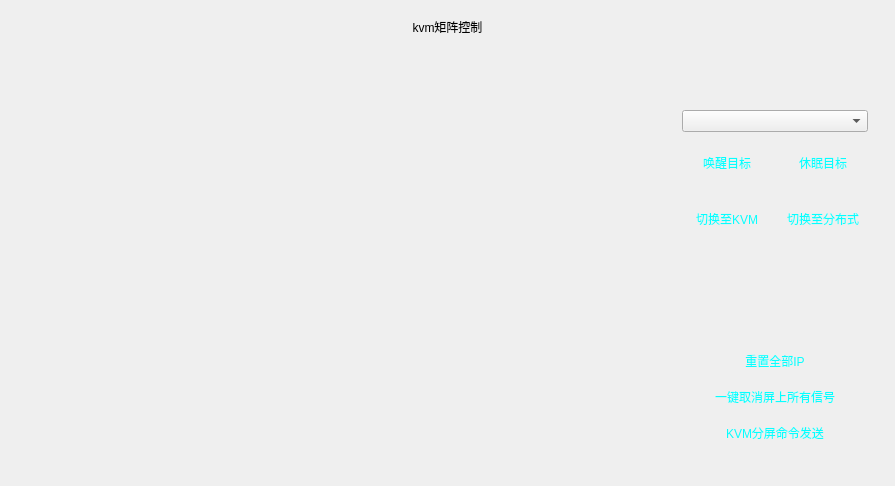
<?xml version="1.0" encoding="UTF-8"?>
<ui version="4.0">
 <class>KvmMatrix</class>
 <widget class="QWidget" name="KvmMatrix">
  <property name="geometry">
   <rect>
    <x>0</x>
    <y>0</y>
    <width>895</width>
    <height>486</height>
   </rect>
  </property>
  <property name="windowTitle">
   <string>KvmMatrix</string>
  </property>
  <layout class="QVBoxLayout" name="verticalLayout_4">
   <property name="leftMargin">
    <number>0</number>
   </property>
   <property name="topMargin">
    <number>0</number>
   </property>
   <property name="rightMargin">
    <number>0</number>
   </property>
   <property name="bottomMargin">
    <number>0</number>
   </property>
   <item>
    <widget class="QWidget" name="widget" native="true">
     <layout class="QVBoxLayout" name="verticalLayout_3">
      <item>
       <widget class="QWidget" name="widget_2" native="true">
        <property name="styleSheet">
         <string notr="true">font: 16pt &quot;Agency FB&quot;;</string>
        </property>
        <layout class="QHBoxLayout" name="horizontalLayout_5">
         <item>
          <widget class="QLabel" name="label">
           <property name="text">
            <string>kvm矩阵控制</string>
           </property>
           <property name="alignment">
            <set>Qt::AlignCenter</set>
           </property>
          </widget>
         </item>
        </layout>
       </widget>
      </item>
      <item>
       <widget class="QWidget" name="widget_4" native="true">
        <property name="styleSheet">
         <string notr="true">QWidget#widget_control{border-image: url(:/new/prefix1/other/image/ScienceImage/Jiedian_Jiance.png);}</string>
        </property>
        <layout class="QHBoxLayout" name="horizontalLayout_6" stretch="7,1">
         <item>
          <widget class="QWidget" name="segmentation_widget" native="true">
           <layout class="QVBoxLayout" name="verticalLayout">
            <property name="spacing">
             <number>20</number>
            </property>
            <property name="leftMargin">
             <number>30</number>
            </property>
            <property name="topMargin">
             <number>5</number>
            </property>
            <property name="rightMargin">
             <number>30</number>
            </property>
            <property name="bottomMargin">
             <number>5</number>
            </property>
            <item>
             <widget class="QWidget" name="widget_5" native="true">
              <layout class="QHBoxLayout" name="horizontalLayout">
               <property name="spacing">
                <number>40</number>
               </property>
               <property name="leftMargin">
                <number>0</number>
               </property>
               <property name="topMargin">
                <number>0</number>
               </property>
               <property name="rightMargin">
                <number>0</number>
               </property>
               <property name="bottomMargin">
                <number>0</number>
               </property>
               <item>
                <widget class="AcceptWid" name="matixwidget_1" native="true"/>
               </item>
               <item>
                <widget class="AcceptWid" name="matixwidget_2" native="true"/>
               </item>
               <item>
                <widget class="AcceptWid" name="matixwidget_3" native="true"/>
               </item>
               <item>
                <widget class="AcceptWid" name="matixwidget_4" native="true"/>
               </item>
              </layout>
             </widget>
            </item>
            <item>
             <widget class="QWidget" name="widget_6" native="true">
              <layout class="QHBoxLayout" name="horizontalLayout_2">
               <property name="spacing">
                <number>40</number>
               </property>
               <property name="leftMargin">
                <number>0</number>
               </property>
               <property name="topMargin">
                <number>0</number>
               </property>
               <property name="rightMargin">
                <number>0</number>
               </property>
               <property name="bottomMargin">
                <number>0</number>
               </property>
               <item>
                <widget class="AcceptWid" name="matixwidget_5" native="true"/>
               </item>
               <item>
                <widget class="AcceptWid" name="matixwidget_6" native="true"/>
               </item>
               <item>
                <widget class="AcceptWid" name="matixwidget_7" native="true"/>
               </item>
               <item>
                <widget class="AcceptWid" name="matixwidget_8" native="true"/>
               </item>
              </layout>
             </widget>
            </item>
            <item>
             <widget class="QWidget" name="widget_7" native="true">
              <layout class="QHBoxLayout" name="horizontalLayout_3">
               <property name="spacing">
                <number>40</number>
               </property>
               <property name="leftMargin">
                <number>0</number>
               </property>
               <property name="topMargin">
                <number>0</number>
               </property>
               <property name="rightMargin">
                <number>0</number>
               </property>
               <property name="bottomMargin">
                <number>0</number>
               </property>
               <item>
                <widget class="AcceptWid" name="matixwidget_9" native="true"/>
               </item>
               <item>
                <widget class="AcceptWid" name="matixwidget_10" native="true"/>
               </item>
               <item>
                <widget class="AcceptWid" name="matixwidget_11" native="true"/>
               </item>
               <item>
                <widget class="AcceptWid" name="matixwidget_12" native="true"/>
               </item>
              </layout>
             </widget>
            </item>
            <item>
             <widget class="QWidget" name="widget_8" native="true">
              <layout class="QHBoxLayout" name="horizontalLayout_4">
               <property name="spacing">
                <number>40</number>
               </property>
               <property name="leftMargin">
                <number>0</number>
               </property>
               <property name="topMargin">
                <number>0</number>
               </property>
               <property name="rightMargin">
                <number>0</number>
               </property>
               <property name="bottomMargin">
                <number>0</number>
               </property>
               <item>
                <widget class="AcceptWid" name="matixwidget_13" native="true"/>
               </item>
               <item>
                <widget class="AcceptWid" name="matixwidget_14" native="true"/>
               </item>
               <item>
                <widget class="AcceptWid" name="matixwidget_15" native="true"/>
               </item>
               <item>
                <widget class="AcceptWid" name="matixwidget_16" native="true"/>
               </item>
              </layout>
             </widget>
            </item>
           </layout>
          </widget>
         </item>
         <item>
          <widget class="QWidget" name="widget_control" native="true">
           <layout class="QVBoxLayout" name="verticalLayout_2">
            <property name="topMargin">
             <number>50</number>
            </property>
            <property name="bottomMargin">
             <number>20</number>
            </property>
            <item>
             <widget class="QComboBox" name="comboBox"/>
            </item>
            <item>
             <widget class="QWidget" name="widget_9" native="true">
              <property name="minimumSize">
               <size>
                <width>0</width>
                <height>50</height>
               </size>
              </property>
              <layout class="QHBoxLayout" name="horizontalLayout_7">
               <property name="leftMargin">
                <number>0</number>
               </property>
               <property name="topMargin">
                <number>0</number>
               </property>
               <property name="rightMargin">
                <number>0</number>
               </property>
               <property name="bottomMargin">
                <number>0</number>
               </property>
               <item>
                <widget class="QPushButton" name="pushButton">
                 <property name="styleSheet">
                  <string notr="true"> QPushButton{
	background:transparent;
	font-family:&quot;Microsoft YaHei&quot;;
	font-size:12px;
	
	border:0 px;
	min-height:30px;
	min-width:90px;
	border-image:url(:/new/prefix1/other/image/ScienceImage/_YingGuang.png);
color:#06FFFF;
}
 QPushButton:pressed{
	background:transparent;
	border-image:url(:/new/prefix1/other/image/ScienceImage/_YingGuang_Pressed.png);
}</string>
                 </property>
                 <property name="text">
                  <string>唤醒目标</string>
                 </property>
                </widget>
               </item>
               <item>
                <widget class="QPushButton" name="pushButton_sleep">
                 <property name="styleSheet">
                  <string notr="true"> QPushButton{
	background:transparent;
	font-family:&quot;Microsoft YaHei&quot;;
	font-size:12px;
	
	border:0 px;
	min-height:30px;
	min-width:90px;
	border-image:url(:/new/prefix1/other/image/ScienceImage/_YingGuang.png);
color:#06FFFF;
}
 QPushButton:pressed{
	background:transparent;
	border-image:url(:/new/prefix1/other/image/ScienceImage/_YingGuang_Pressed.png);
}</string>
                 </property>
                 <property name="text">
                  <string>休眠目标</string>
                 </property>
                </widget>
               </item>
              </layout>
             </widget>
            </item>
            <item>
             <widget class="QWidget" name="widget_10" native="true">
              <property name="minimumSize">
               <size>
                <width>0</width>
                <height>50</height>
               </size>
              </property>
              <layout class="QHBoxLayout" name="horizontalLayout_8">
               <property name="leftMargin">
                <number>0</number>
               </property>
               <property name="topMargin">
                <number>0</number>
               </property>
               <property name="rightMargin">
                <number>0</number>
               </property>
               <property name="bottomMargin">
                <number>0</number>
               </property>
               <item>
                <widget class="QPushButton" name="pushButton_3">
                 <property name="styleSheet">
                  <string notr="true"> QPushButton{
	background:transparent;
	font-family:&quot;Microsoft YaHei&quot;;
	font-size:12px;
	
	border:0 px;
	min-height:30px;
	min-width:90px;
	border-image:url(:/new/prefix1/other/image/ScienceImage/_YingGuang.png);
color:#06FFFF;
}
 QPushButton:pressed{
	background:transparent;
	border-image:url(:/new/prefix1/other/image/ScienceImage/_YingGuang_Pressed.png);
}</string>
                 </property>
                 <property name="text">
                  <string>切换至KVM</string>
                 </property>
                </widget>
               </item>
               <item>
                <widget class="QPushButton" name="pushButton_4">
                 <property name="styleSheet">
                  <string notr="true"> QPushButton{
	background:transparent;
	font-family:&quot;Microsoft YaHei&quot;;
	font-size:12px;
	
	border:0 px;
	min-height:30px;
	min-width:90px;
	border-image:url(:/new/prefix1/other/image/ScienceImage/_YingGuang.png);
color:#06FFFF;
}
 QPushButton:pressed{
	background:transparent;
	border-image:url(:/new/prefix1/other/image/ScienceImage/_YingGuang_Pressed.png);
}</string>
                 </property>
                 <property name="text">
                  <string>切换至分布式</string>
                 </property>
                </widget>
               </item>
              </layout>
             </widget>
            </item>
            <item>
             <spacer name="verticalSpacer_2">
              <property name="orientation">
               <enum>Qt::Vertical</enum>
              </property>
              <property name="sizeHint" stdset="0">
               <size>
                <width>20</width>
                <height>40</height>
               </size>
              </property>
             </spacer>
            </item>
            <item>
             <widget class="QPushButton" name="pushButton_chongzhi">
              <property name="styleSheet">
               <string notr="true"> QPushButton{
	background:transparent;
	font-family:&quot;Microsoft YaHei&quot;;
	font-size:12px;
	
	border:0 px;
	min-height:30px;
	min-width:90px;
	border-image:url(:/new/prefix1/other/image/ScienceImage/_YingGuang.png);
color:#06FFFF;
}
 QPushButton:pressed{
	background:transparent;
	border-image:url(:/new/prefix1/other/image/ScienceImage/_YingGuang_Pressed.png);
}</string>
              </property>
              <property name="text">
               <string>重置全部IP</string>
              </property>
             </widget>
            </item>
            <item>
             <widget class="QPushButton" name="pushButton_quxiao">
              <property name="styleSheet">
               <string notr="true"> QPushButton{
	background:transparent;
	font-family:&quot;Microsoft YaHei&quot;;
	font-size:12px;
	
	border:0 px;
	min-height:30px;
	min-width:90px;
	border-image:url(:/new/prefix1/other/image/ScienceImage/_YingGuang.png);
color:#06FFFF;
}
 QPushButton:pressed{
	background:transparent;
	border-image:url(:/new/prefix1/other/image/ScienceImage/_YingGuang_Pressed.png);
}</string>
              </property>
              <property name="text">
               <string>一键取消屏上所有信号</string>
              </property>
             </widget>
            </item>
            <item>
             <widget class="QPushButton" name="pushButton_qiehuan">
              <property name="styleSheet">
               <string notr="true"> QPushButton{
	background:transparent;
	font-family:&quot;Microsoft YaHei&quot;;
	font-size:12px;
	
	border:0 px;
	min-height:30px;
	min-width:90px;
	border-image:url(:/new/prefix1/other/image/ScienceImage/_YingGuang.png);
color:#06FFFF;
}
 QPushButton:pressed{
	background:transparent;
	border-image:url(:/new/prefix1/other/image/ScienceImage/_YingGuang_Pressed.png);
}</string>
              </property>
              <property name="text">
               <string>KVM分屏命令发送</string>
              </property>
             </widget>
            </item>
           </layout>
          </widget>
         </item>
        </layout>
       </widget>
      </item>
     </layout>
    </widget>
   </item>
  </layout>
 </widget>
 <customwidgets>
  <customwidget>
   <class>AcceptWid</class>
   <extends>QWidget</extends>
   <header location="global">acceptwid.h</header>
   <container>1</container>
  </customwidget>
 </customwidgets>
 <resources/>
 <connections/>
</ui>
